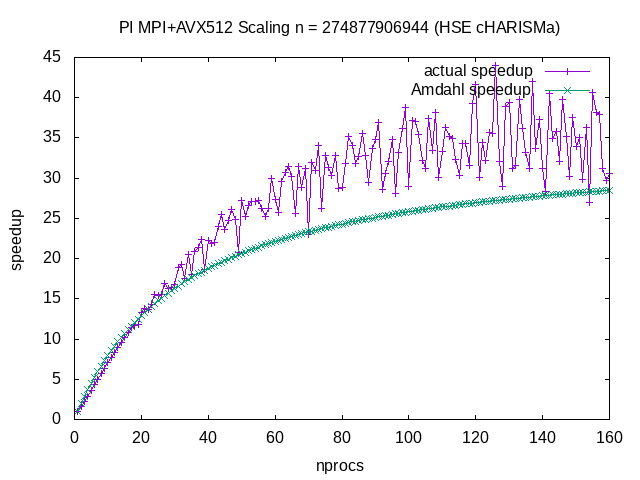

Write gnuplot code to recreate this figure.
set terminal png enhanced notransparent
set output 'pi_hse_test_2_speedup.png'
set title 'PI MPI+AVX512 Scaling n = 274877906944 (HSE cHARISMa)'
set xlabel 'nprocs'
set ylabel 'speedup'
plot 'pi_hse_test_2_speedup.csv' using 2:3 with linespoints title 'actual speedup', 'pi_hse_test_2_speedup.csv' using 2:4 with linespoints title 'Amdahl speedup'
